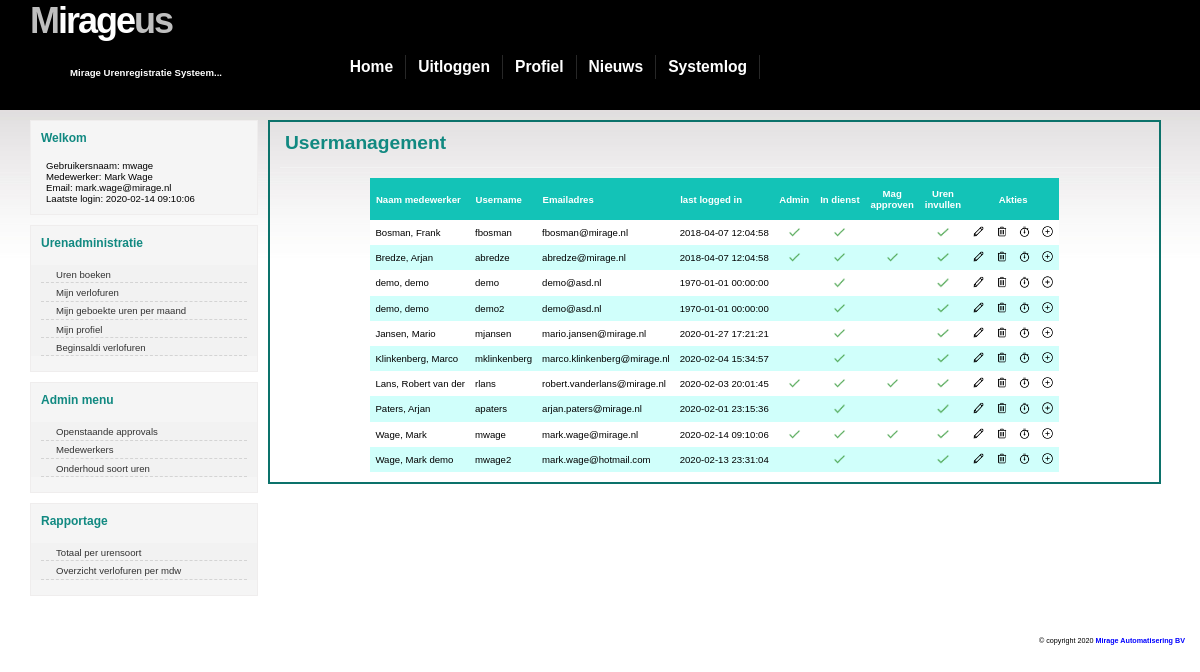
The page /users.php?aktie=disp (signed in) on the database its author committed.
### tables this page shows
CREATE TABLE `users` (
  `ID` int(11) NOT NULL AUTO_INCREMENT,
  `username` varchar(60) NOT NULL,
  `password` varchar(255) NOT NULL,
  `admin` tinyint(1) NOT NULL DEFAULT '0',
  `uren_invullen` tinyint(1) NOT NULL DEFAULT '1',
  `voornaam` varchar(24) NOT NULL,
  `tussenvoegsel` varchar(10) NOT NULL,
  `achternaam` varchar(60) NOT NULL,
  `emailadres` varchar(60) NOT NULL,
  `indienst` tinyint(1) NOT NULL DEFAULT '1',
  `lastloggedin` datetime NOT NULL DEFAULT '1970-01-01 00:00:00',
  `approvenallowed` tinyint(1) NOT NULL DEFAULT '0',
  `wrong_password_count` tinyint(1) NOT NULL DEFAULT '0',
  PRIMARY KEY (`ID`),
  UNIQUE KEY `username` (`username`),
  KEY `achternaam` (`achternaam`)
);

### function.php (called while the page is built, shortened)
<?php
function convert_string($action, $string)
{
    $output = '';
    $encrypt_method = "AES-256-CBC";
    $secret_key = 'eaiYYkYTysia2lnHiw0N0vx7t7a3kEJVLfbTKoQIx5o=';
    $secret_iv = 'eaiYYkYTysia2lnHiw0N0';
    $key = hash('sha256', $secret_key);
    $initialization_vector = substr(hash('sha256', $secret_iv), 0, 16);
    if ($string != '') {
        if ($action == 'encrypt') {
            $output = openssl_encrypt($string, $encrypt_method, $key, 0, $initialization_vector);
            $output = base64_encode($output);
        }
    }
    return $output;
}
?>

### users.php (the view, shortened to what this page needs)
<?php
include ("function.php");
if (isset($_GET['aktie'])) {
    $aktie = $_GET['aktie'];
} elseif (! isset($aktie)) {
    if (isset($_SESSION['aktie'])) {
        $aktie = $_SESSION['aktie'];
    } else {
        $aktie = "";
    }
}
include ("header.php");
?>
<div id="main">
	<h1>Usermanagement</h1>
<?php
if ($aktie == 'disp') {
    $sql_code = "SELECT * FROM users
                 ORDER BY achternaam";
    $sql_out = mysqli_query($dbconn, $sql_code);
    echo '<center><table>';
    echo '<tr><th>Naam medewerker</th>
          <th>Username</th>
          <th>Emailadres</th>
          <th>last logged in</th>
          <th>Admin</th>
          <th>In dienst</th>
          <th><center>Mag<br />approven</center></th>
          <th><center>Uren<br />invullen</center></th>
          <th colspan="4"><center>Akties</center></th></tr>';
    while ($sql_rows = mysqli_fetch_array($sql_out)) {
        $username = $sql_rows['username'];
        $voornaam = $sql_rows['voornaam'];
        $tussenvoegsel = $sql_rows['tussenvoegsel'];
        $achternaam = $sql_rows['achternaam'];
        $emailadres = $sql_rows['emailadres'];
        $lastloggedin = $sql_rows['lastloggedin'];
        $admin = $sql_rows['admin'];
        $uren_invullen = $sql_rows['uren_invullen'];
        $indienst = $sql_rows['indienst'];
        $approvenallowed = $sql_rows['approvenallowed'];
        echo '<tr class="colored">
			<td>' . $achternaam . ', ' . $voornaam . ' ' . $tussenvoegsel . '</td>
            <td>' . $username . '</td>
			<td>' . $emailadres . '</td>
            <td>' . $lastloggedin . '</td>';
        if ($admin == 1) {
            echo '<td style="text-align:center;"><img class="button" src="./img/icons/checkmark-32.png" alt="1" title="heeft adminrechten" /></td>';
        } else {
            echo '<td style="text-align:center;"></td>';
        }
        if ($indienst == 1) {
            echo '<td style="text-align:center;"><img class="button" src="./img/icons/checkmark-32.png" alt="1" title="medewerker is nog in dienst" /></td>';
        } else {
            echo '<td style="text-align:center;"></td>';
        }
        if ($approvenallowed == 1) {
            echo '<td style="text-align:center;"><img class="button" src="./img/icons/checkmark-32.png" alt="1" title="medewerker heeft rechten om uren te approven" /></td>';
        } else {
            echo '<td style="text-align:center;"></td>';
        }
        if ($uren_invullen == 1) {
            echo '<td style="text-align:center;"><img class="button" src="./img/icons/checkmark-32.png" alt="1" title="medewerker is verplicht uren in te invullen" /></td>';
        } else {
            echo '<td style="text-align:center;"></td>';
        }
        $fullname = $voornaam . ' ' . $tussenvoegsel . ' ' . $achternaam;
        $username_encrypted = convert_string('encrypt', $username);
        $fullname_encrypted = convert_string('encrypt', $fullname);
        echo '<td><a href="users.php?aktie=edit&edtuser=' . $username_encrypted . '"><img class="button" src="./img/icons/edit-48.png" alt="wijzigen user" title="wijzig user ' . $username . '" /></a></td>';
        echo '<td><a href="users.php?aktie=delete&edtuser=' . $username_encrypted . '"><img class="button" src="./img/icons/trash-48.png" alt="delete user" title="delete user ' . $username . '" /></a></td>';
        echo '<td><a href="rpt_uren_urensoort.php?username=' . $username_encrypted . '&fullname=' . $fullname_encrypted . '"><img class="button" src="./img/icons/stopwatch-48.png" alt="jaaroverzicht" title="display jaaroverzicht per urensoort voor ' . $username . '" /></a></td>';
        echo '<td><a href="add_user.php"><img class="button" src="./img/icons/add-48.png" alt="toevoegen nieuwe user" title="toevoegen nieuwe user" /></a></td>';
        echo '</tr>';
    }
    echo "</table></center>";
}
    ?>
	<?php
include ("footer.php");
?>

### css/style.css (style rules this page uses)
* { padding: 0; margin: 0; }
body { top: 0; bottom: 0; left: 0; right: 0; margin: 0; padding: 0; font: normal 0.8vw verdana, arial, sans-serif; color: black; background: #FFF url(../img/bg.jpg) repeat-x; }
a { background: inherit; color: #72A545; text-decoration: none; }
h1, h2, h3 { font: bold verdana, arial, sans-serif; color: #118981; }
h1 { font-size: 1.6vw; padding-bottom: 0.5vw; }
p, h1, h2, h3 { margin: 10px 15px; }
img { border: 0px; width: 16px; height: 16px; }
table { border-collapse: collapse; margin: 10px 15px; }
th { background: #13C3B7; height: 1.33vh; padding-left: 5px; padding-right: 5px; padding-top: 10px; padding-bottom: 10px; color: white; text-align: left; border-left: 1px solid #13C3B7; }
tr.colored:nth-child(odd) { background-color: #d0fffb; }
tr.colored:nth-child(even) { background-color: white; }
td { padding: 5px 5px 5px 5px; }
img.button { width: 1.1vw; height: 1.1vw; }
#main { float: left; width: 78%; margin: 0 0 10px 0; padding: 0; border: 2px solid; border-color: #0c726b; }
#main h1 { padding: 10px 0px 13px 5px; margin: 0 0 0 10px; border-bottom: 1px solid #f2f2f2; font: bold 1.6vw verdana, arial, sans-serif; }

### css/calendar.css (style rules this page uses)
a { color: #0000FF; text-decoration: none; }
img { border: 0px; width: 24px; height: 24px; }

### rows shown on the page
users: achternaam "Bosman", voornaam "Frank", username "fbosman", emailadres "fbosman@mirage.nl", lastloggedin "2018-04-07 12:04:58", admin 1 (drawn), indienst 1 (drawn), uren_invullen 1 (drawn)
users: achternaam "Bredze", voornaam "Arjan", username "abredze", emailadres "abredze@mirage.nl", lastloggedin "2018-04-07 12:04:58", admin 1 (drawn), indienst 1 (drawn), approvenallowed 1 (drawn), uren_invullen 1 (drawn)
users: achternaam "demo", voornaam "demo", username "demo", emailadres "demo@asd.nl", lastloggedin "1970-01-01 00:00:00", indienst 1 (drawn), uren_invullen 1 (drawn)
users: achternaam "demo", voornaam "demo", username "demo2", emailadres "demo@asd.nl", lastloggedin "1970-01-01 00:00:00", indienst 1 (drawn), uren_invullen 1 (drawn)
users: achternaam "Jansen", voornaam "Mario", username "mjansen", emailadres "mario.jansen@mirage.nl", lastloggedin "2020-01-27 17:21:21", indienst 1 (drawn), uren_invullen 1 (drawn)
users: achternaam "Klinkenberg", voornaam "Marco", username "mklinkenberg", emailadres "marco.klinkenberg@mirage.nl", lastloggedin "2020-02-04 15:34:57", indienst 1 (drawn), uren_invullen 1 (drawn)
users: achternaam "Lans", voornaam "Robert", tussenvoegsel "van der", username "rlans", emailadres "robert.vanderlans@mirage.nl", lastloggedin "2020-02-03 20:01:45", admin 1 (drawn), indienst 1 (drawn), approvenallowed 1 (drawn), uren_invullen 1 (drawn)
users: achternaam "Paters", voornaam "Arjan", username "apaters", emailadres "arjan.paters@mirage.nl", lastloggedin "2020-02-01 23:15:36", indienst 1 (drawn), uren_invullen 1 (drawn)
users: achternaam "Wage", voornaam "Mark", username "mwage", emailadres "mark.wage@mirage.nl", lastloggedin "2020-02-14 09:10:06", admin 1 (drawn), indienst 1 (drawn), approvenallowed 1 (drawn), uren_invullen 1 (drawn)
users: achternaam "Wage", voornaam "Mark", tussenvoegsel "demo", username "mwage2", emailadres "mark.wage@hotmail.com", lastloggedin "2020-02-13 23:31:04", indienst 1 (drawn), uren_invullen 1 (drawn)

### other values the page prints
$_SESSION['username'] "mwage"
$_SESSION['voornaam'] "Mark"
$_SESSION['achternaam'] "Wage"
$_SESSION['emailadres'] "mark.wage@mirage.nl"
$_SESSION['lastloggedin'] "2020-02-14 09:10:06"
